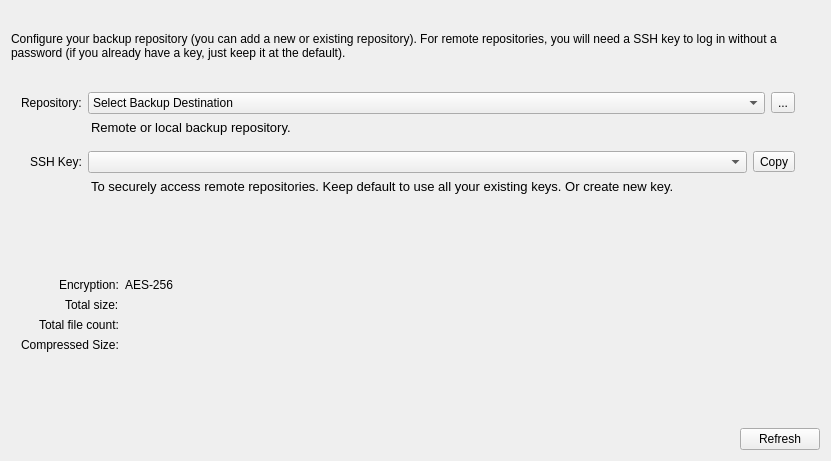
<?xml version="1.0" encoding="UTF-8"?>
<ui version="4.0">
 <class>Form</class>
 <widget class="QWidget" name="Form">
  <property name="enabled">
   <bool>true</bool>
  </property>
  <property name="geometry">
   <rect>
    <x>0</x>
    <y>0</y>
    <width>831</width>
    <height>461</height>
   </rect>
  </property>
  <property name="sizePolicy">
   <sizepolicy hsizetype="Ignored" vsizetype="Preferred">
    <horstretch>0</horstretch>
    <verstretch>0</verstretch>
   </sizepolicy>
  </property>
  <property name="windowTitle">
   <string>Form</string>
  </property>
  <layout class="QVBoxLayout" name="verticalLayout">
   <item>
    <widget class="QLabel" name="label_7">
     <property name="sizePolicy">
      <sizepolicy hsizetype="Preferred" vsizetype="Fixed">
       <horstretch>0</horstretch>
       <verstretch>0</verstretch>
      </sizepolicy>
     </property>
     <property name="text">
      <string>Configure your backup repository (you can add a new or existing repository). For remote repositories, you will need a SSH key to log in without a password (if you already have a key, just keep it at the default).</string>
     </property>
     <property name="wordWrap">
      <bool>true</bool>
     </property>
    </widget>
   </item>
   <item>
    <layout class="QFormLayout" name="formLayout">
     <property name="fieldGrowthPolicy">
      <enum>QFormLayout::AllNonFixedFieldsGrow</enum>
     </property>
     <property name="labelAlignment">
      <set>Qt::AlignRight|Qt::AlignTop|Qt::AlignTrailing</set>
     </property>
     <property name="leftMargin">
      <number>10</number>
     </property>
     <property name="topMargin">
      <number>5</number>
     </property>
     <property name="rightMargin">
      <number>25</number>
     </property>
     <item row="2" column="0">
      <widget class="QLabel" name="label">
       <property name="text">
        <string>Repository:</string>
       </property>
      </widget>
     </item>
     <item row="2" column="1">
      <layout class="QHBoxLayout" name="horizontalLayout_2">
       <property name="topMargin">
        <number>0</number>
       </property>
       <item>
        <widget class="QComboBox" name="repoSelector">
         <property name="sizePolicy">
          <sizepolicy hsizetype="Expanding" vsizetype="Fixed">
           <horstretch>1</horstretch>
           <verstretch>0</verstretch>
          </sizepolicy>
         </property>
         <item>
          <property name="text">
           <string>Select Backup Destination</string>
          </property>
         </item>
        </widget>
       </item>
       <item>
        <widget class="QToolButton" name="repoRemoveToolbutton">
         <property name="toolTip">
          <string>Unlink Repository (This doesn't delete any data. You can always add a repo again later.)</string>
         </property>
         <property name="text">
          <string>...</string>
         </property>
         <property name="icon">
          <iconset resource="../icons/collection.qrc">
           <normaloff>:/icons/unlink.svg</normaloff>:/icons/unlink.svg</iconset>
         </property>
         <property name="autoRaise">
          <bool>false</bool>
         </property>
        </widget>
       </item>
      </layout>
     </item>
     <item row="3" column="1">
      <widget class="QLabel" name="label_5">
       <property name="font">
        <font>
         <pointsize>10</pointsize>
        </font>
       </property>
       <property name="styleSheet">
        <string notr="true">margin-bottom: 10</string>
       </property>
       <property name="text">
        <string>&lt;html&gt;&lt;head/&gt;&lt;body&gt;&lt;p&gt;Remote or local backup repository.&lt;/p&gt;&lt;/body&gt;&lt;/html&gt;</string>
       </property>
       <property name="openExternalLinks">
        <bool>true</bool>
       </property>
      </widget>
     </item>
     <item row="4" column="0">
      <widget class="QLabel" name="label_14">
       <property name="text">
        <string>SSH Key:</string>
       </property>
      </widget>
     </item>
     <item row="4" column="1">
      <layout class="QHBoxLayout" name="horizontalLayout">
       <property name="topMargin">
        <number>0</number>
       </property>
       <item>
        <widget class="QComboBox" name="sshComboBox"/>
       </item>
       <item>
        <widget class="QToolButton" name="sshKeyToClipboardButton">
         <property name="toolTip">
          <string>Copy public SSH key to clipboard.</string>
         </property>
         <property name="statusTip">
          <string/>
         </property>
         <property name="text">
          <string>Copy</string>
         </property>
         <property name="icon">
          <iconset resource="../icons/collection.qrc">
           <normaloff>:/icons/copy.svg</normaloff>:/icons/copy.svg</iconset>
         </property>
         <property name="checkable">
          <bool>false</bool>
         </property>
         <property name="arrowType">
          <enum>Qt::NoArrow</enum>
         </property>
        </widget>
       </item>
      </layout>
     </item>
     <item row="5" column="1">
      <widget class="QLabel" name="label_2">
       <property name="font">
        <font>
         <pointsize>10</pointsize>
        </font>
       </property>
       <property name="styleSheet">
        <string notr="true">margin-bottom: 10</string>
       </property>
       <property name="text">
        <string>To securely access remote repositories. Keep default to use all your existing keys. Or create new key.</string>
       </property>
      </widget>
     </item>
    </layout>
   </item>
   <item>
    <layout class="QFormLayout" name="repoStats">
     <property name="fieldGrowthPolicy">
      <enum>QFormLayout::ExpandingFieldsGrow</enum>
     </property>
     <property name="labelAlignment">
      <set>Qt::AlignRight|Qt::AlignTop|Qt::AlignTrailing</set>
     </property>
     <property name="formAlignment">
      <set>Qt::AlignLeading|Qt::AlignLeft|Qt::AlignTop</set>
     </property>
     <property name="leftMargin">
      <number>10</number>
     </property>
     <property name="topMargin">
      <number>20</number>
     </property>
     <property name="rightMargin">
      <number>25</number>
     </property>
     <item row="0" column="0">
      <widget class="QLabel" name="label_10">
       <property name="text">
        <string>Encryption:</string>
       </property>
      </widget>
     </item>
     <item row="0" column="1">
      <widget class="QLabel" name="repoEncryption">
       <property name="text">
        <string>AES-256</string>
       </property>
      </widget>
     </item>
     <item row="2" column="0">
      <widget class="QLabel" name="total_size_label">
       <property name="text">
        <string>Total size:</string>
       </property>
      </widget>
     </item>
     <item row="2" column="1">
      <widget class="QLabel" name="sizeTotal">
       <property name="text">
        <string/>
       </property>
      </widget>
     </item>
     <item row="3" column="0">
      <widget class="QLabel" name="label_13">
       <property name="text">
        <string>Total file count:</string>
       </property>
      </widget>
     </item>
     <item row="3" column="1">
      <widget class="QLabel" name="sizeTotalFileCount">
       <property name="text">
        <string/>
       </property>
      </widget>
     </item>
     <item row="4" column="0">
      <widget class="QLabel" name="label_12">
       <property name="text">
        <string>Compressed Size:</string>
       </property>
      </widget>
     </item>
     <item row="4" column="1">
      <widget class="QLabel" name="sizeCompressed">
       <property name="text">
        <string/>
       </property>
      </widget>
     </item>
    </layout>
   </item>
   <item>
    <layout class="QHBoxLayout" name="horizontalLayout_3">
     <property name="topMargin">
      <number>0</number>
     </property>
     <item>
      <spacer name="horizontalSpacer">
       <property name="orientation">
        <enum>Qt::Horizontal</enum>
       </property>
       <property name="sizeHint" stdset="0">
        <size>
         <width>40</width>
         <height>20</height>
        </size>
       </property>
      </spacer>
     </item>
     <item>
      <widget class="QPushButton" name="refreshButton">
       <property name="sizePolicy">
        <sizepolicy hsizetype="Fixed" vsizetype="Fixed">
         <horstretch>0</horstretch>
         <verstretch>0</verstretch>
        </sizepolicy>
       </property>
       <property name="layoutDirection">
        <enum>Qt::LeftToRight</enum>
       </property>
       <property name="text">
        <string>Refresh</string>
       </property>
       <property name="icon">
        <iconset resource="../icons/collection.qrc">
         <normaloff>:/icons/refresh.svg</normaloff>:/icons/refresh.svg</iconset>
       </property>
      </widget>
     </item>
    </layout>
   </item>
  </layout>
 </widget>
 <resources>
  <include location="../icons/collection.qrc"/>
 </resources>
 <connections/>
</ui>
